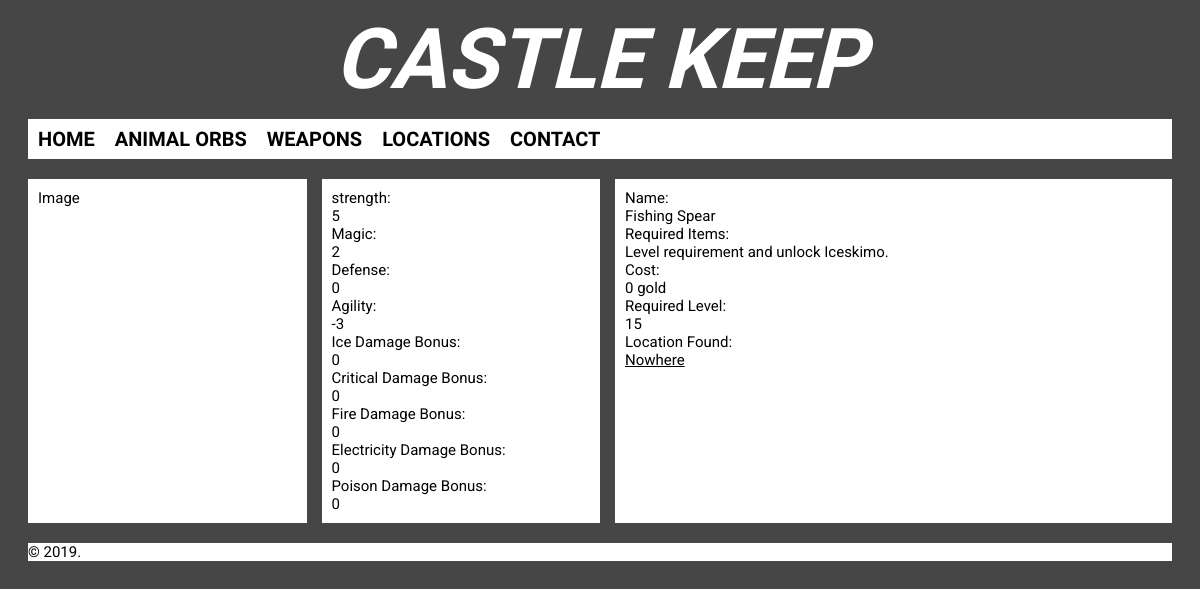
The app's page /weapon/54, older data.
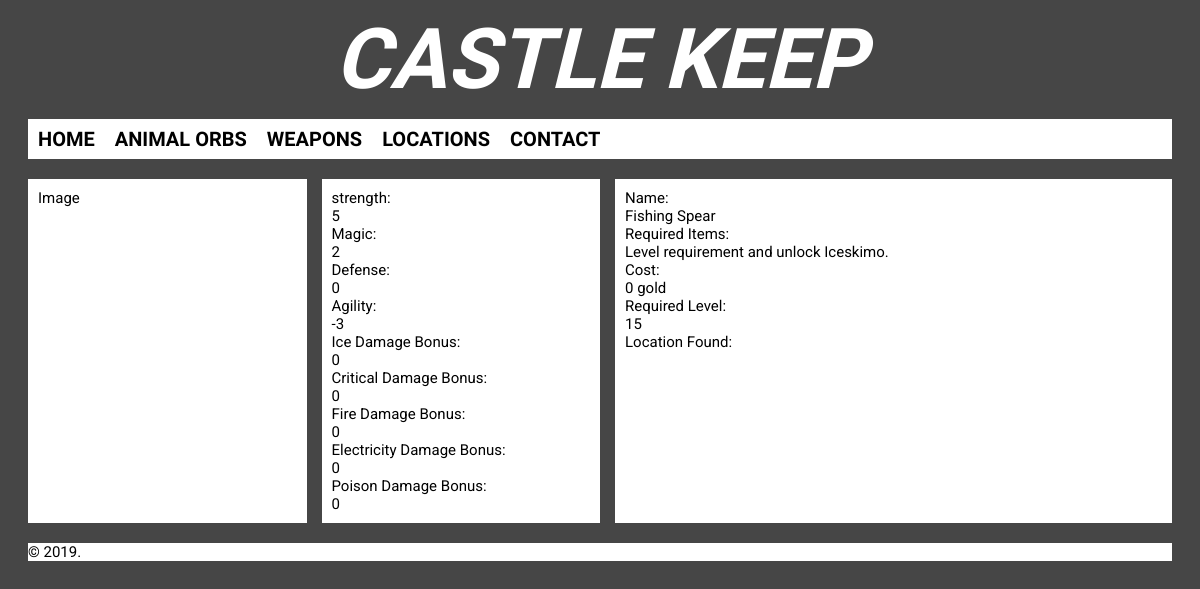
The same page, newer data.
### app/models.py (models this page shows)
class Weapon(db.Model):
    __tablename__ = 'Weapon'
    id = db.Column(db.Integer, primary_key=True, nullable=False)
    name = db.Column(db.String(100), nullable=False)
    locationid = db.Column(db.Integer, db.ForeignKey('Location.id'), nullable=False)
    reqItem = db.Column(db.String(2000))
    reqLevel = db.Column(db.Integer, nullable=False)
    mode = db.Column(db.String(10), nullable=False)
    strength = db.Column(db.Integer)
    magic = db.Column(db.Integer)
    defense = db.Column(db.Integer)
    agility = db.Column(db.Integer)
    iceSpecial = db.Column(db.Integer)
    critSpecial = db.Column(db.Integer)
    fireSpecial = db.Column(db.Integer)
    elecSpecial = db.Column(db.Integer)
    poiSpecial = db.Column(db.Integer)
    cost = db.Column(db.Integer)

class Location(db.Model):
    __tablename__ = 'Location'
    id = db.Column(db.Integer, primary_key=True, nullable=False)
    name = db.Column(db.String(100), nullable=False)
    description = db.Column(db.String(2000))
    chapter = db.Column(db.Integer, nullable=False)
    localeType = db.Column(db.String(10))
    orbs = db.relationship('Orb')
    weaponLoc = db.relationship('Weapon', backref = 'locale')

### app/routes.py (the view)
@app.route('/weapon/<id>')
def weapon_details(id):
    weapon = Weapon.query.filter_by(id = id).first()
    location = Location.query.filter_by(id = id).first()
    return render_template('weapon_details.html', page_title="Weapon Details", weapon=weapon, location=location)

### app/templates/weapon_details.html
{% extends 'layout.html' %}
{% block content %}
<div class = "grid-containerOW">
  <div><p>Image</p></div>
  <div class = "textBox">
    <p>
      strength: <br> {{weapon.strength}}
      <br>
      Magic: <br> {{weapon.magic}}
      <br>
      Defense: <br> {{weapon.defense}}
      <br>
      Agility: <br> {{weapon.agility}}
      <br>
      Ice Damage Bonus: <br> {{weapon.iceSpecial}}
      <br>
      Critical Damage Bonus: <br> {{weapon.critSpecial}}
      <br>
      Fire Damage Bonus: <br> {{weapon.fireSpecial}}
      <br>
      Electricity Damage Bonus: <br> {{weapon.elecSpecial}}
      <br>
      Poison Damage Bonus: <br> {{weapon.poiSpecial}}
      <br>
    </p>
  </div>
  <div class = "textBox">
    <p>
      Name: <br> {{weapon.name}}
      <br>
      Required Items: <br> {{weapon.reqItem}}
      <br>
      Cost: <br> {{weapon.cost}} gold
      <br>
      Required Level: <br> {{weapon.reqLevel}}
      <br>
      Location Found: <br> <a href="../location/{{weapon.locationid}}">{{location.name}}</a>
      <br>
    </p>
  </div>
</div>
{% endblock %}

### app/templates/layout.html (shortened to what this page needs)
<!doctype html>
<html>
  <head>
    <link rel="stylesheet" type="text/css" href="{{ url_for('static', filename='stylesheets/style.css') }}">
  </head>
  <body>
  {% include 'header.html' %}
  {% include 'nav.html' %}
  {% block content %}
  {% endblock %}
  {% include 'footer.html' %}
  </body>
</html>

### app/templates/header.html
<h1>CASTLE KEEP</h1>

### app/templates/nav.html
<nav>
  <ul>
    <li><a href = "/">HOME</a></li>
    <li><a href = "/all_orbs">ANIMAL ORBS</a></li>
    <li><a href = "/all_weapons">WEAPONS</a></li>
    <li><a href = "/all_locations">LOCATIONS</a></li>
    <li><a href = "/contact">CONTACT</a></li>
  </ul>
</nav>

### app/templates/footer.html
<footer>
  <p>&copy; 2019.</p>
</footer>

### app/static/stylesheets/style.css (style rules this page uses)
html { background-color: #464646; color: #000000; font-family: 'Roboto', sans-serif; font-size: 15px; text-align: justify; }
footer, nav { background-color: #FFFFFF; margin: 0 20px 20px 20px; }
.textBox, footer, h2 { margin-top: 0px; margin-bottom: 0px; }
h1 { font-size: 7vw; font-family: 'Oswald', sans-serif; color: #FFFFFF; margin: 10px; text-align: center; font-style: italic; font-weight: bold; padding: 0; }
h2, li a { font-size: 20px; font-family: 'Oswald', sans-serif; font-weight: bold; }
a:link { color: #000000; }
ul { margin: 0; padding: 0; list-style-type: none; overflow: hidden; }
a { margin: 0; }
li a { text-decoration: none; float: left; padding: 10px; text-align: center; display: block; line-height: 20px; }
.grid-containerMain, .grid-containerSecond, .grid-containerOW { display: grid; grid-gap: 15px; margin: 0 20px 20px 20px; }
.grid-containerOW { grid-template-columns: 1fr 1fr 2fr; }
.grid-containerOW > div { background-color: #FFFFFF; width: inherit; height: auto; }
.grid-containerOW > div > p { margin: 10px; }

Row changes from the older to the newer data that the page shows:
removed Location: name "Nowhere"
